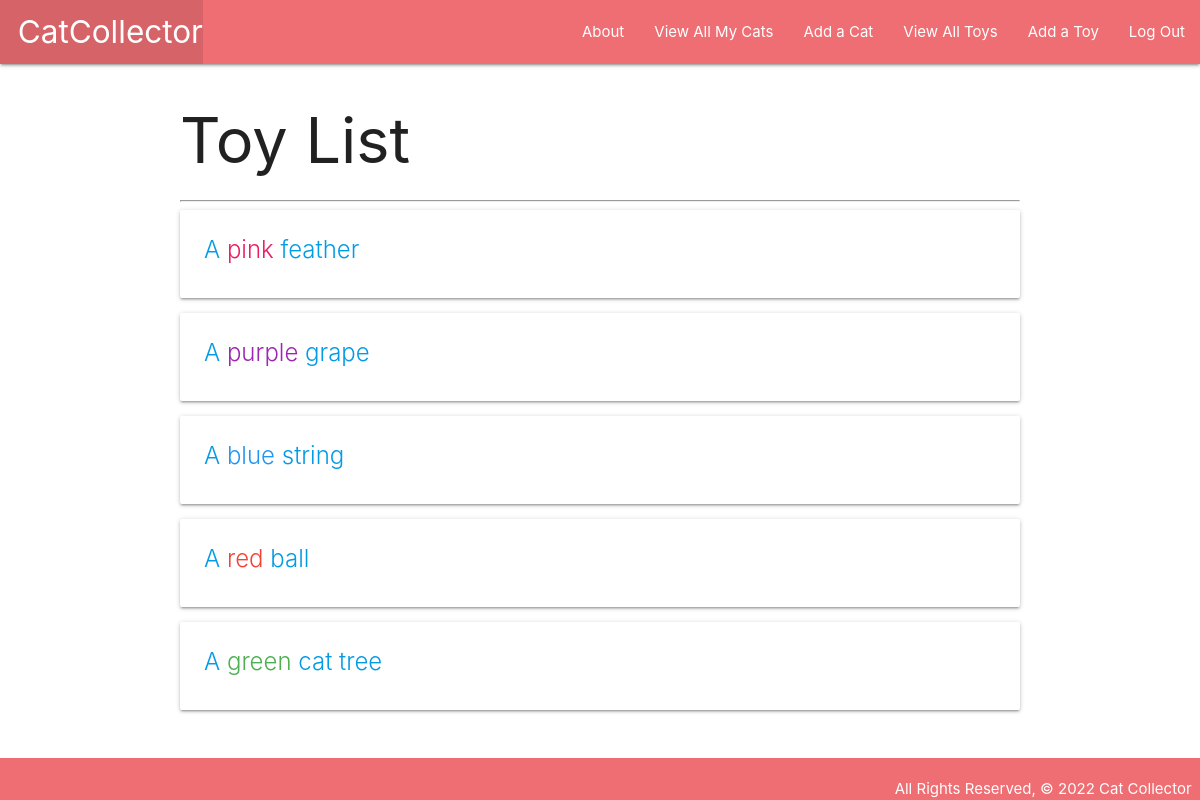
Screenshot of /toys/ (signed in) with the database file from the repository.
### main_app/models.py (models this page shows, shortened)
class Toy(models.Model):
    name = models.CharField(max_length=50)
    color = models.CharField(max_length=20)

### main_app/views.py (the view)
# urls.py: path('toys/', views.ToyList.as_view(), name='toys_index'),
class ToyList(LoginRequiredMixin, ListView):
    model = Toy
    template_name = 'toys/index.html'

### main_app/templates/toys/index.html
{% extends 'base.html' %} {% block content %}
<h1>Toy List</h1>
<hr />
{% for toy in object_list %}
<div class="card">
    <a href="{% url 'detail' toy.id %}">
        <div class="card-content">
            <span class="card-title">A
                <span class="{{toy.color}}-text">{{toy.color}}</span> {{toy.name}}</span>
        </div>
    </a>
</div>
{% endfor %} {% endblock%}

### main_app/static/css/styles.css (style rules this page uses)
* { box-sizing: border-box; margin: 0; }
body { min-height: 100vh; display: flex; flex-direction: column; }

### rows the page displays
Toy: color "pink", name "feather"
Toy: color "purple", name "grape"
Toy: color "blue", name "string"
Toy: color "red", name "ball"
Toy: color "green", name "cat tree"
